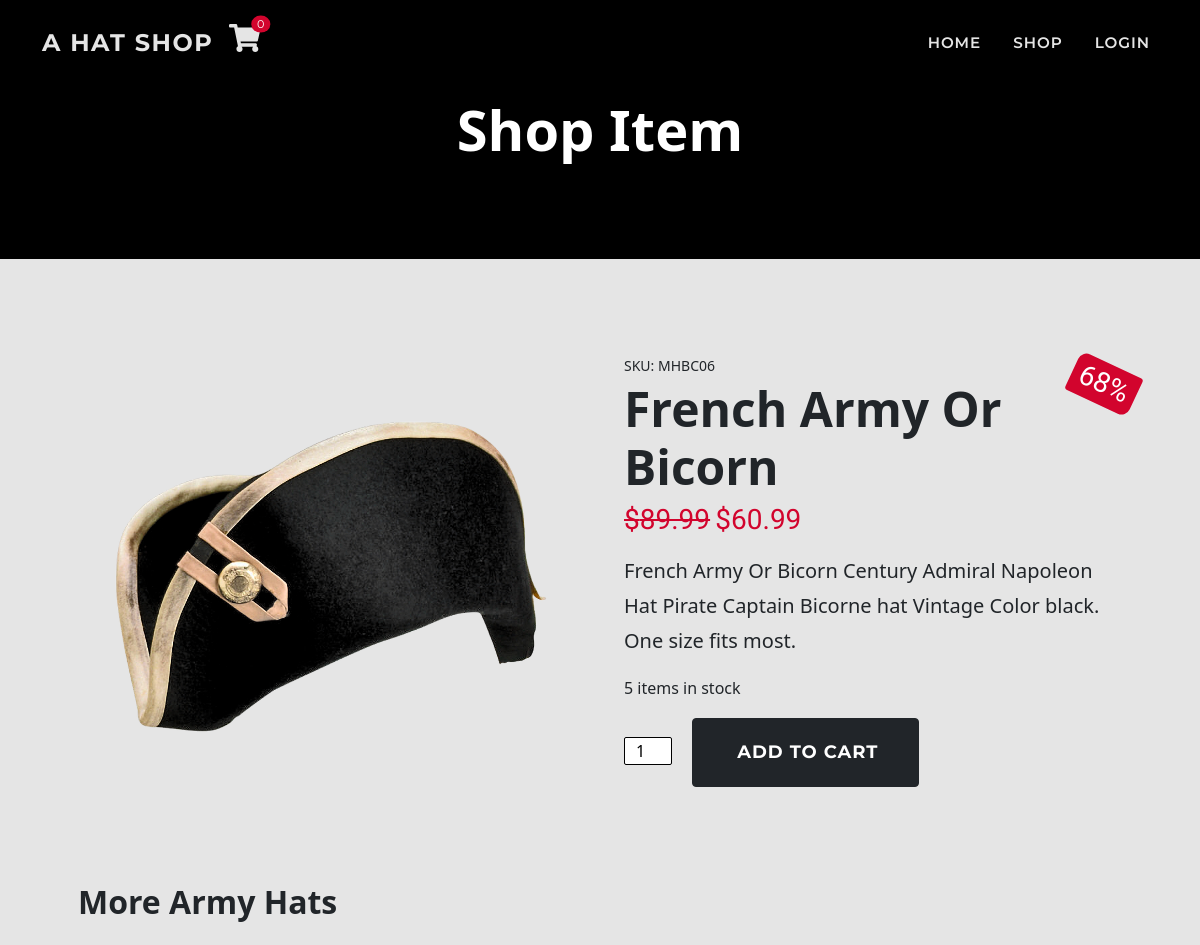
/shop/7/ (upper part), run on an earlier commit of the app's database.
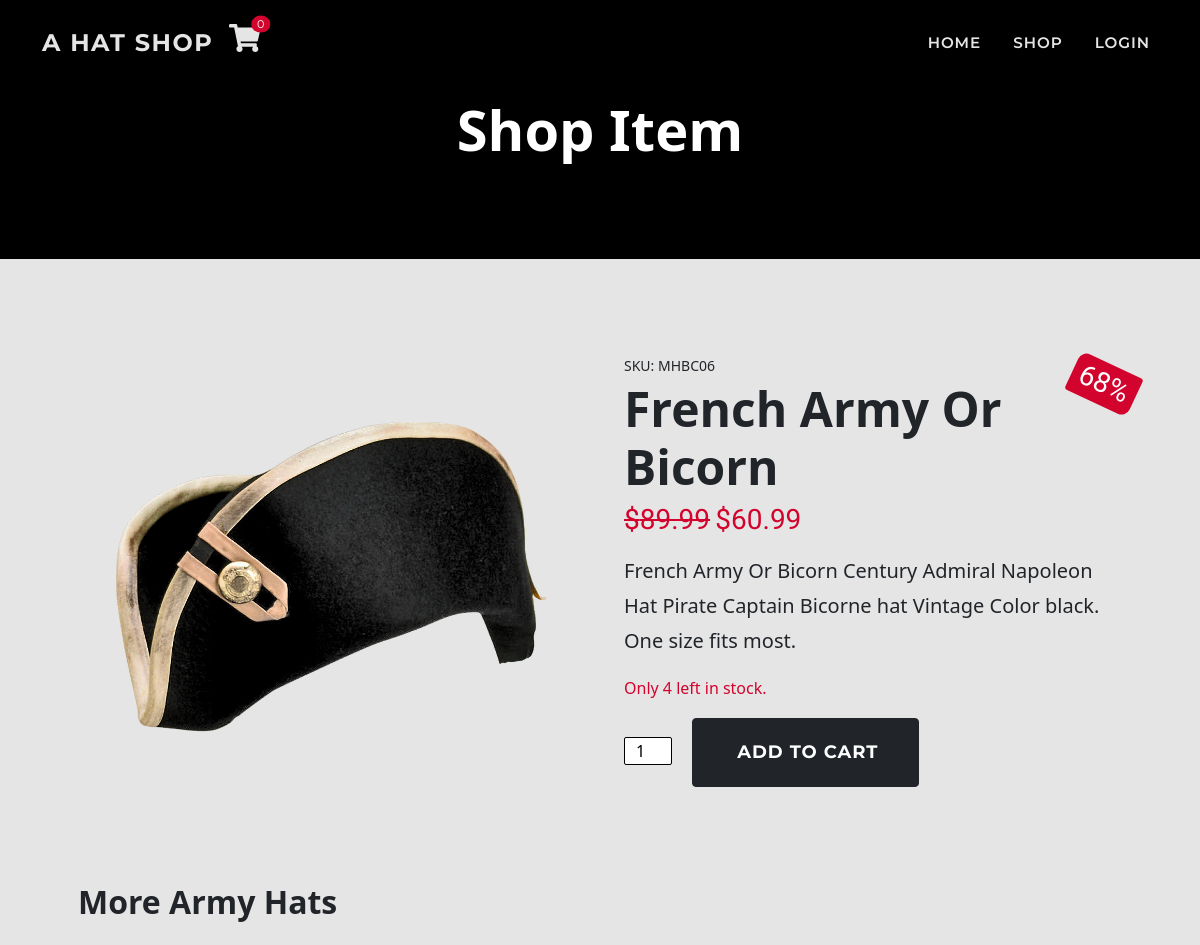
And on a later commit of the database.
### shop/models.py (models this page shows, shortened)
class Product(models.Model):
    sku = models.CharField(max_length=60)
    category = models.ForeignKey(
        'Category', null=True, blank=True,
        on_delete=models.SET_NULL)
    style = models.CharField(max_length=60)
    color = models.CharField(max_length=60)
    name = models.CharField(max_length=60)
    description = models.TextField(max_length=250)
    price = models.DecimalField(
        max_digits=6, decimal_places=2)
    image = models.ImageField(null=True, blank=True)
    sale = models.BooleanField(default=False)
    sale_price = models.DecimalField(
        max_digits=6, decimal_places=2,
        null=True, blank=True)
    item_count = models.IntegerField(
        blank=False, null=False, default=0)

### shop/views.py (the view)
# urls.py: path('<int:item_id>/', views.shop_item, name='shop_item'),
def shop_item(request, item_id):
    item = get_object_or_404(Product, pk=item_id)
    related = Product.objects.filter(style=item.style).order_by('-id')
    context = {
        'item': item,
        'related': related,
    }
    return render(request, 'shop/shop_item.html', context)

### cart/contexts.py (called while the page is built, shortened)
def cart_contents(request):
    cart_items = []
    total = 0
    before = 0
    item_count = 0
    cart = request.session.get('cart', {})
    if total < 50:
        delivery = total * Decimal(10 / 100)
        free_deivery = 50 * total
    else:
        delivery = 0
        free_deivery = 0
    grand_total = delivery + total
    context = {
        'cart_items': cart_items,
        'total': total,
        'before': before,
        'item_count': item_count,
        'delivery': delivery,
        'free_deivery': free_deivery,
        'deivery_treshold': 10,
        'grand_total': grand_total,
    }
    return context

### shop/templates/shop/shop_item.html (shortened to what this page needs)
{% extends 'base.html' %}
{% load static %}
{% load thumbnail %}
{% block page_header %}
<header class="bg-black py-5">
    <div class="container px-4 px-lg-5 my-5">
        <div class="text-center">
            <h1 class="display-4 text-white fw-bolder">Shop Item</h1>
        </div>
    </div>
</header>
{% endblock %}
{% block content %}
<section class="page-section">
    <div class="container pb-5 px-4 px-lg-5">
        <div class="item row gx-4 gx-lg-5 align-items-center position-relative">
            {% if item.sale %}
            <div class="badge bg-danger text-white position-absolute w-auto" style="top: 0.5rem; right: 0.5rem">
                <h3 class="m-0 numbers-font">{% widthratio item.sale_price item.price 100 %}%</h3>
            </div>
            {% endif %}
            {% thumbnail item.image "500" as im %}
            <div class="col-md-6 mb-4 mb-md-0"><img class="card-img-top mb-md-0" src="{{ im.url }}" alt="{{ item.name }}" />
            </div>
            {% endthumbnail %}
            <div class="col-md-6">
                <div class="small mb-1">SKU: {{ item.sku }}</div>
                <h1 class="display-5 fw-bolder text-capitalize">{{ item.name }}</h1>
                <div class="fs-5 mb-3">
                    {% if item.sale %}
                    <span class="text-decoration-line-through h3 text-danger numbers-font">${{ item.price }}</span>
                    <span class="text-danger h3 numbers-font">${{ item.sale_price }} </span>
                    {% else %}
                    <span class="numbers-font h3">${{ item.price }} </span>
                    {% endif %}
                </div>
                <p class="lead">{{ item.description }}</p>
                {% if item.item_count == 0 %}
                <p class="text-danger">{{ item.item_count }} Out of stock</p>
                {% elif item.item_count < 5  %}
                <p class="text-danger">
                    Only {{ item.item_count }} left in stock.
                </p>
                {% else %}
                <p>{{ item.item_count }} items in stock</p>
                {% endif %}
                <div class="d-flex">
                    <form id="ad-to-cart" class="form" action="{% url 'add_to_cart' item.id %}" method="POST"
                        novalidate>
                        <input id="click-this" class="quantity text-center me-3" name="quantity" id="inputQuantity"
                            type="number" min="1" max="{{ item.item_count }}" value="1" style="max-width: 3rem" />
                        <button class="btn btn-dark btn-xl text-uppercase flex-shrink-0" type="submit">
                            Add to cart
                        </button>
                    </form>
                </div>
            </div>
        </div>
    </div>
    <div class="container pt-5 px-2 px-sm-4 px-lg-5">
        <h2 class="fw-bolder mb-4 text-capitalize">More {{ item.style }} hats</h2>
    </div>
</section>
{% endblock %}

What changed in the data, as far as the page shows it:
changed Product "French Army Or Bicorn": item_count "5" → "4"
Also different on the page:
text no longer shown: "items in stock"
text now shown: "Only left in stock."
